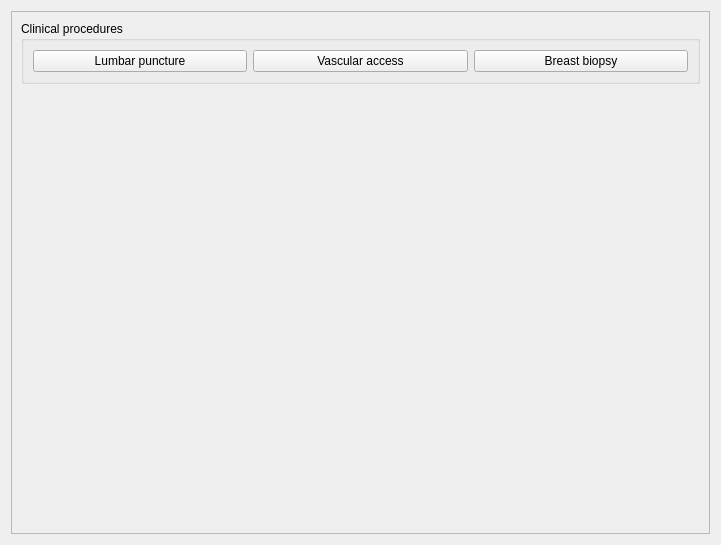
<?xml version="1.0" encoding="UTF-8"?>
<ui version="4.0">
 <class>Dashboard</class>
 <widget class="qMRMLWidget" name="Dashboard">
  <property name="geometry">
   <rect>
    <x>0</x>
    <y>0</y>
    <width>721</width>
    <height>545</height>
   </rect>
  </property>
  <layout class="QVBoxLayout" name="verticalLayout">
   <item>
    <widget class="QFrame" name="frame">
     <property name="frameShape">
      <enum>QFrame::StyledPanel</enum>
     </property>
     <property name="frameShadow">
      <enum>QFrame::Raised</enum>
     </property>
     <layout class="QGridLayout" name="gridLayout_2">
      <item row="0" column="0">
       <widget class="QGroupBox" name="newParticipantGroupBox">
        <property name="title">
         <string>Clinical procedures</string>
        </property>
        <layout class="QGridLayout" name="gridLayout">
         <item row="0" column="0">
          <widget class="QPushButton" name="pushButton">
           <property name="text">
            <string>Lumbar puncture</string>
           </property>
          </widget>
         </item>
         <item row="0" column="2">
          <widget class="QPushButton" name="pushButton_3">
           <property name="text">
            <string>Breast biopsy</string>
           </property>
          </widget>
         </item>
         <item row="0" column="1">
          <widget class="QPushButton" name="pushButton_2">
           <property name="text">
            <string>Vascular access</string>
           </property>
          </widget>
         </item>
        </layout>
       </widget>
      </item>
      <item row="1" column="0">
       <spacer name="verticalSpacer">
        <property name="orientation">
         <enum>Qt::Vertical</enum>
        </property>
        <property name="sizeHint" stdset="0">
         <size>
          <width>20</width>
          <height>40</height>
         </size>
        </property>
       </spacer>
      </item>
     </layout>
    </widget>
   </item>
  </layout>
 </widget>
 <customwidgets>
  <customwidget>
   <class>qMRMLWidget</class>
   <extends>QWidget</extends>
   <header>qMRMLWidget.h</header>
   <container>1</container>
  </customwidget>
 </customwidgets>
 <resources/>
 <connections/>
</ui>
